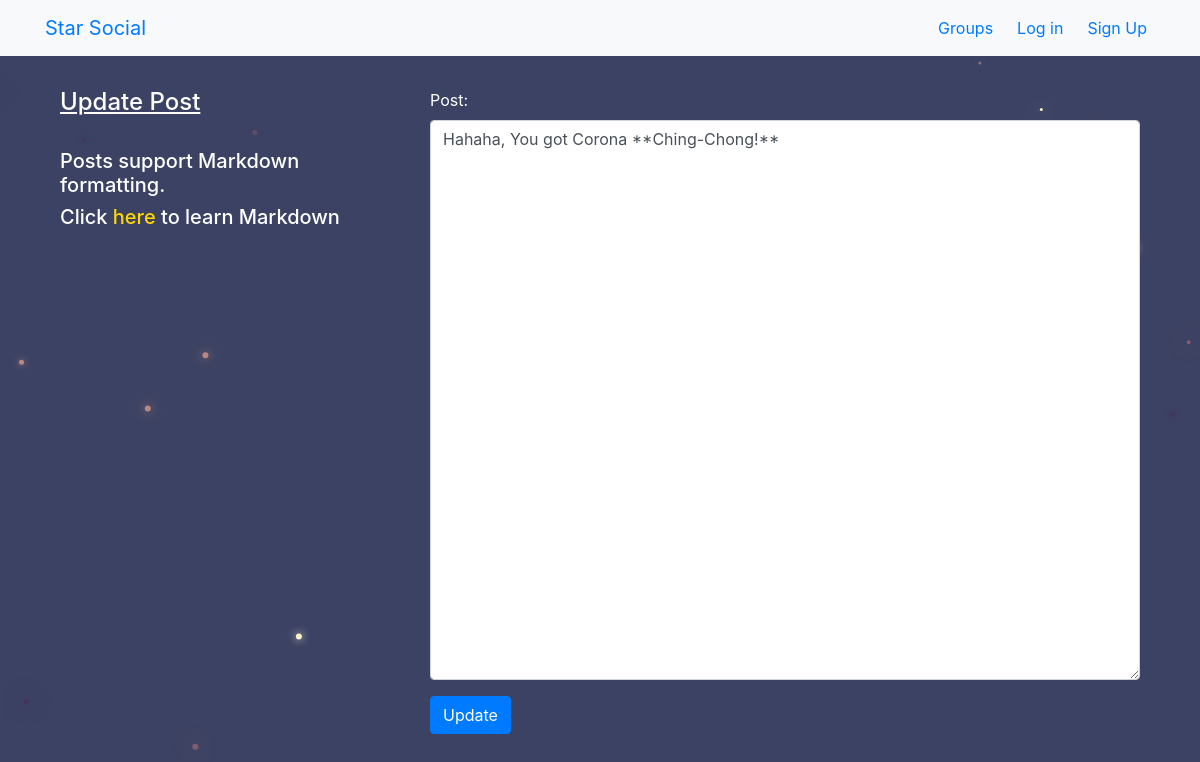
The app's page /posts/20/update/, older data.
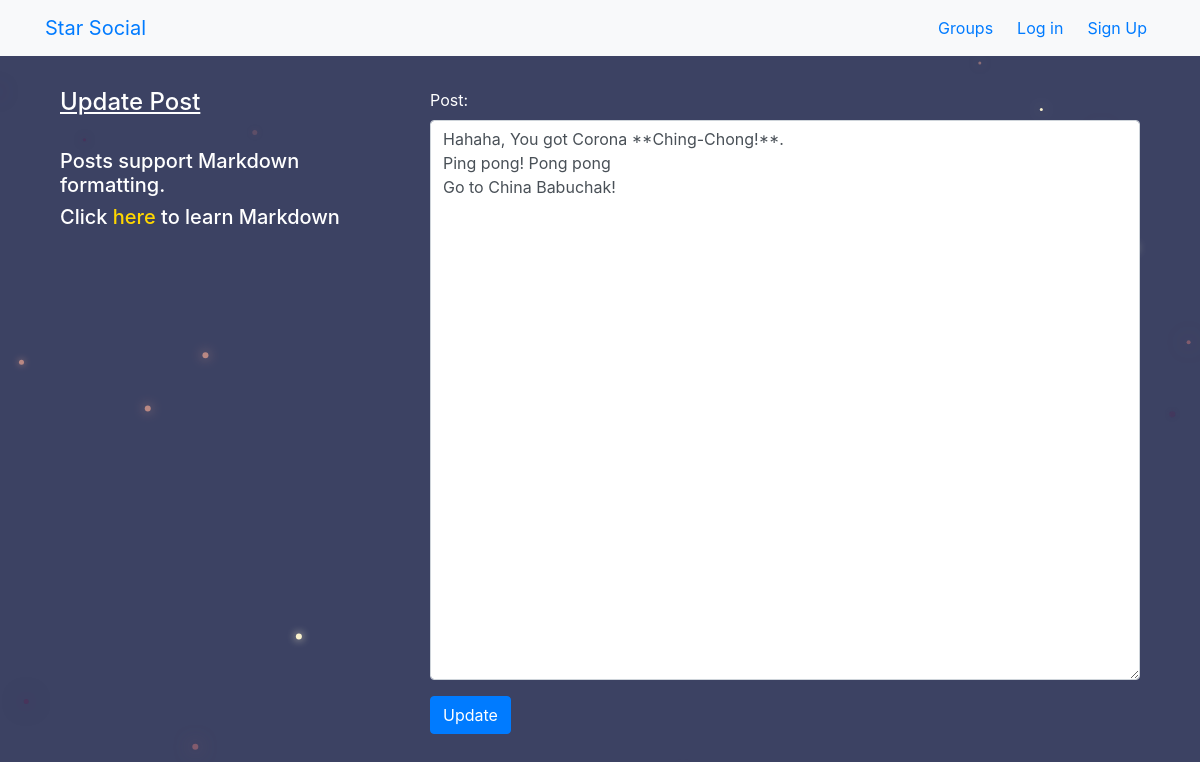
The same page, newer data.
### posts/models.py (models this page shows, shortened)
class Post(models.Model):
    user            = models.ForeignKey(User, related_name='author', on_delete=models.CASCADE)
    created_on      = models.DateTimeField(auto_now=True)
    message         = models.TextField()
    message_html    = models.TextField(editable=False)
    likes           = models.ManyToManyField(User, related_name='likes', blank=True)
    group           = models.ForeignKey(Group, related_name='groupposts', null=True, blank=True, on_delete=models.CASCADE)
    class Meta:
        ordering = ['-created_on']
        unique_together = ['user', 'message']

### posts/views.py (the view)
# urls.py: re_path(r"^(?P<pk>[\d]+)/update/$", views.UpdatePost_, name='post_update'),
def UpdatePost_(request, pk: int):
    context = {}
    obj = get_object_or_404(models.Post, pk=pk)
    form = forms.PostForm(request.POST or None, instance=obj)
    if form.is_valid():
        form.save()
        return redirect(obj)
    context['form'] = form
    return render(request, "posts/post_update.html", context)

### posts/forms.py
class PostForm(forms.ModelForm):
    class Meta:
        model   = Post
        fields  = ('message', )
        widgets = { 'message': forms.Textarea(attrs={'placeholder': 'Add Post',
                                                        'style': 'height: 70vh'})}
    def __init__(self, *args, **kwargs):
        super().__init__(*args, **kwargs)
        self.fields['message'].label = 'Post: '

### posts/templates/posts/post_update.html (shortened to what this page needs)
{% extends 'posts/post_base.html' %}
{% load bootstrap4 %}
{% block prepost %}
    <div class="col-md-4 mt-3">
        <h4><u>Update Post</u></h4><br>
        <h5>Posts support Markdown formatting.</h5>
        <h5>Click <a style="color: gold;" href="https://youtu.be/HUBNt18RFbo">here</a> to learn Markdown</h5>
    </div>
{% endblock prepost %}
{% block post_content %}
    <div class="col-md-8  mt-3">
        <form method="POST">
            {% bootstrap_form form %}
            <input type="submit" value="Update" class="btn btn-primary btn-large">
        </form>
    </div>
{% endblock post_content %}

### posts/templates/posts/post_base.html (shortened to what this page needs)
{% extends 'accounts/base.html' %}
{% block content %}
    <div class="posts-page">
        <div class="container" style="overflow: hidden;">
            <div class="row">
                {% block prepost %}{% endblock prepost %}
                {% block post_content %}{% endblock post_content %}
            </div>
        </div>
    </div>
{% endblock %}

### templates/accounts/base.html (shortened to what this page needs)
<!DOCTYPE html>
<html lang="en">
{% load static %}
<head>
    <link rel="stylesheet" href="https://cdn.jsdelivr.net/npm/bootstrap@4.6.0/dist/css/bootstrap.min.css">
    <link rel="stylesheet" href="{% static '/starsocial/CSS/master.css' %}" type="text/CSS">
</head>
<body>
    <nav class="navbar navbar-expand-lg bg-light fixed-top" role='navigation', id='navbar'>
        <div class="container">
            <a class="navbar-brand mynav" href="{% url 'home' %}">Star Social</a>
            <div class="collapse navbar-collapse" id="navbarSupportedContent">
                <ul class="navbar-nav ml-auto">
                    {% if user.is_authenticated %}
                        <li class="nav-item mr-2">
                            <a class="nav-link" href="{% url 'posts:for_user' username=user.username %}">
                                @{{ user.username }}
                            </a>
                        </li>
                        <li class="nav-item mr-2"><a class="nav-link" href="{% url 'groups:all' %}">Groups</a></li>
                        <li class="nav-item mr-2"><a class="nav-link" href="{% url 'groups:create' %}">Create Group</a></li>
                        <li class="nav-item"><a class="nav-link" href="{% url 'accounts:logout' %}">Log Out</a></li>
                    {% else %}
                        <li class="nav-item mr-2"><a class="nav-link" href="{% url 'groups:all' %}">Groups</a></li>
                        <li class="nav-item mr-2"><a class="nav-link" href="{% url 'accounts:login' %}">Log in</a></li>
                        <li class="nav-item"><a class="nav-link" href="{% url 'accounts:signup' %}">Sign Up</a></li>
                    {% endif %}
                </ul>
            </div>
        </div>
    </nav>
    <div class="container mycontent">
        <br><br><br>
        {% block content %}
        {% endblock %}
    </div>
</body>
</html>

### static/starsocial/CSS/master.css (style rules this page uses)
body { margin: 0; overflow: scroll; background-color: rgba(2, 10, 53, 0.767); }
nav { position: ; }

### templates/accounts/base.html (style rules this page uses)
body { margin: 0; padding: 0; overflow-y: auto; overflow-x:hidden; color: white; }
.mycontent { z-index: 0; left: 20rem; width: 80em; }

Row changes from the older to the newer data that the page shows:
changed Post: message "Hahaha, You got Corona **Ching-Chong!**" → "Hahaha, You got Corona **Ching-Chong!**. Ping pong! Pong pong Go to China Babuchak!"
